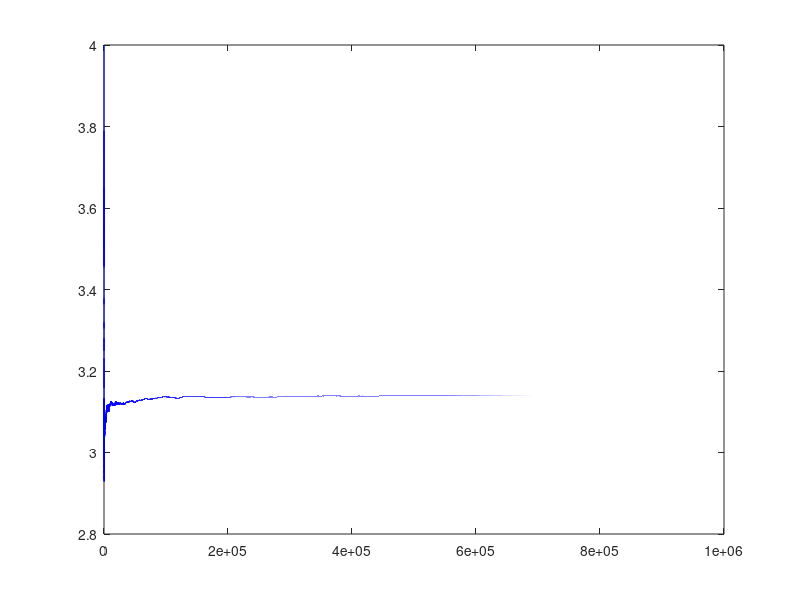

Reproduce this figure in MATLAB. (Note: this script raises an error after producing the figure.)
% Set up the number of samples and initialise variables
num_samples = 1e6;  % total number of points
estimates = zeros(1, num_samples);  % to store π estimates
inside_circle = 0;  % counter for points inside the circle

% Monte Carlo simulation for estimating π
for i = 1:num_samples
    % Generate random (x, y) points in the range [-1, 1]
    x = 2 * rand() - 1;
    y = 2 * rand() - 1;
    
    % Check if the point is inside the unit circle
    if x^2 + y^2 <= 1
        inside_circle = inside_circle + 1;
    end
    
    % Calculate the current estimate of π
    estimates(i) = 4 * (inside_circle / i);
end

% Plot the convergence of π estimates
figure;
plot(1:num_samples, estimates, 'b-');  % plot the estimates over iterations
hold on;
yline(pi, 'r--', 'True π');  % add a horizontal line for the true π value
title('Convergence of Monte Carlo Estimate of π');
xlabel('Number of Random Samples');
ylabel('Estimated Value of π');
legend('Monte Carlo Estimate', 'True π');
grid on;
hold off;
